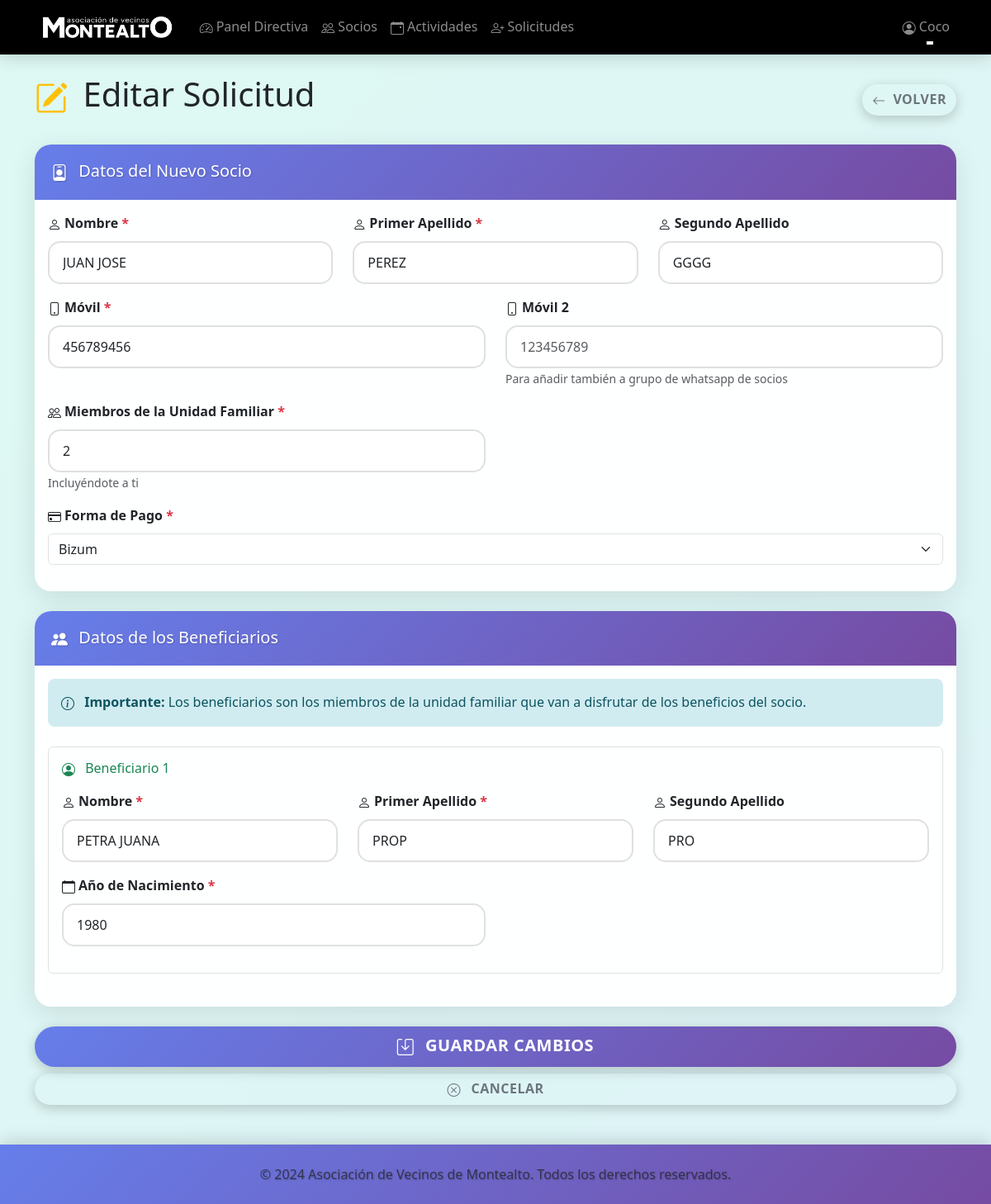
Screenshot of /admin/solicitudes-socios/1/editar (signed in) with the database file from the repository.
### models.py (models this page shows, shortened)
class User(UserMixin, db.Model):
    __tablename__ = 'users'
    id = db.Column(db.Integer, primary_key=True)
    nombre = db.Column(db.String(100), nullable=False)
    nombre_usuario = db.Column(db.String(120), unique=True, nullable=False)
    password_hash = db.Column(db.String(255), nullable=False)
    password_plain = db.Column(db.String(255), nullable=True)  # Contraseña en texto plano (solo para mostrar a admin)
    rol = db.Column(db.String(20), nullable=False)  # 'directiva' o 'socio'
    fecha_alta = db.Column(db.DateTime, nullable=False, default=datetime.utcnow)
    fecha_validez = db.Column(db.DateTime, nullable=False)
    ano_nacimiento = db.Column(db.Integer, nullable=True)  # Año de nacimiento para verificar edad en actividades
    fecha_nacimiento = db.Column(db.Date, nullable=True)  # Fecha completa de nacimiento
    numero_socio = db.Column(db.String(10), unique=True, nullable=True)  # Número de socio (0001, 0002, etc.)
    calle = db.Column(db.String(200), nullable=True)
    numero = db.Column(db.String(20), nullable=True)
    piso = db.Column(db.String(20), nullable=True)  # Opcional
    poblacion = db.Column(db.String(100), nullable=True)
    inscripciones = db.relationship('Inscripcion', backref='usuario', lazy=True, cascade='all, delete-orphan')
    def is_directiva(self):
        return self.rol == 'directiva'

class SolicitudSocio(db.Model):
    __tablename__ = 'solicitudes_socio'
    id = db.Column(db.Integer, primary_key=True)
    nombre = db.Column(db.String(100), nullable=False)
    primer_apellido = db.Column(db.String(100), nullable=False)
    segundo_apellido = db.Column(db.String(100), nullable=False)
    movil = db.Column(db.String(20), nullable=False)
    movil2 = db.Column(db.String(20), nullable=True)  # Segundo móvil para grupo de WhatsApp (opcional)
    fecha_nacimiento = db.Column(db.Date, nullable=True)  # Fecha de nacimiento del socio
    miembros_unidad_familiar = db.Column(db.Integer, nullable=False)
    forma_de_pago = db.Column(db.String(20), nullable=False)  # 'bizum', 'transferencia', 'contado'
    estado = db.Column(db.String(20), nullable=False, default='por_confirmar')  # 'por_confirmar', 'activa', 'rechazada'
    fecha_solicitud = db.Column(db.DateTime, nullable=False, default=datetime.utcnow)
    fecha_confirmacion = db.Column(db.DateTime, nullable=True)
    password_solicitud = db.Column(db.String(255), nullable=True)  # Contraseña temporal hasta confirmación
    token = db.Column(db.String(255), nullable=True, unique=True)  # Token único para acceso seguro a la confirmación
    calle = db.Column(db.String(200), nullable=False)
    numero = db.Column(db.String(20), nullable=False)
    piso = db.Column(db.String(20), nullable=True)  # Opcional
    poblacion = db.Column(db.String(100), nullable=False)
    beneficiarios = db.relationship('BeneficiarioSolicitud', backref='solicitud', lazy=True, cascade='all, delete-orphan')

class BeneficiarioSolicitud(db.Model):
    __tablename__ = 'beneficiarios_solicitud'
    id = db.Column(db.Integer, primary_key=True)
    solicitud_id = db.Column(db.Integer, db.ForeignKey('solicitudes_socio.id'), nullable=False)
    nombre = db.Column(db.String(100), nullable=False)
    primer_apellido = db.Column(db.String(100), nullable=False)
    segundo_apellido = db.Column(db.String(100), nullable=False)
    ano_nacimiento = db.Column(db.Integer, nullable=False)

### blueprints/admin.py (the view, shortened to what this page needs)
@admin_bp.route('/solicitudes-socios/<int:solicitud_id>/editar', methods=['GET', 'POST'])
@login_required
@directiva_required
def editar_solicitud(solicitud_id):
    solicitud = SolicitudSocio.query.get_or_404(solicitud_id)
    if solicitud.estado != 'por_confirmar':
        flash('Solo se pueden editar solicitudes pendientes de confirmación.', 'error')
        return redirect(url_for('admin.ver_solicitud', solicitud_id=solicitud_id))
    beneficiarios = BeneficiarioSolicitud.query.filter_by(solicitud_id=solicitud_id).order_by(BeneficiarioSolicitud.id).all()
    from datetime import datetime as dt
    return render_template('admin/editar_solicitud.html', solicitud=solicitud, beneficiarios=beneficiarios, datetime=dt)

### templates/admin/editar_solicitud.html (shortened to what this page needs)
{% extends "base.html" %}
{% block content %}
<div class="d-flex justify-content-between align-items-center mb-4">
    <h1>
        <i class="bi bi-pencil-square me-2 text-warning"></i>
        Editar Solicitud
    </h1>
    <a href="{{ url_for('admin.ver_solicitud', solicitud_id=solicitud.id) }}" class="btn btn-outline-secondary">
        <i class="bi bi-arrow-left me-1"></i>
        Volver
    </a>
</div>
<form method="POST" id="formEditarSolicitud">
    <div class="card mb-4 border-primary">
        <div class="card-header bg-primary text-white">
            <h5 class="mb-0">
                <i class="bi bi-person-badge me-2"></i>
                Datos del Nuevo Socio
            </h5>
        </div>
        <div class="card-body">
            <div class="row">
                <div class="col-md-4 mb-3">
                    <label for="nombre" class="form-label fw-bold">
                        <i class="bi bi-person me-1"></i>Nombre <span class="text-danger">*</span>
                    </label>
                    <input type="text" class="form-control" id="nombre" name="nombre"
                           value="{{ solicitud.nombre }}" required pattern="[A-Za-zÁÉÍÓÚáéíóúÑñ\s]+"
                           title="Solo letras y espacios">
                </div>
                <div class="col-md-4 mb-3">
                    <label for="primer_apellido" class="form-label fw-bold">
                        <i class="bi bi-person me-1"></i>Primer Apellido <span class="text-danger">*</span>
                    </label>
                    <input type="text" class="form-control" id="primer_apellido" name="primer_apellido"
                           value="{{ solicitud.primer_apellido }}" required pattern="[A-Za-zÁÉÍÓÚáéíóúÑñ\s]+"
                           title="Solo letras y espacios">
                </div>
                <div class="col-md-4 mb-3">
                    <label for="segundo_apellido" class="form-label fw-bold">
                        <i class="bi bi-person me-1"></i>Segundo Apellido
                    </label>
                    <input type="text" class="form-control" id="segundo_apellido" name="segundo_apellido"
                           value="{{ solicitud.segundo_apellido or '' }}" pattern="[A-Za-zÁÉÍÓÚáéíóúÑñ\s]+"
                           title="Solo letras y espacios">
                </div>
            </div>
            <div class="row">
                <div class="col-md-6 mb-3">
                    <label for="movil" class="form-label fw-bold">
                        <i class="bi bi-phone me-1"></i>Móvil <span class="text-danger">*</span>
                    </label>
                    <input type="tel" class="form-control" id="movil" name="movil"
                           value="{{ solicitud.movil }}" required pattern="[0-9]{9}" maxlength="9"
                           title="9 dígitos numéricos" placeholder="123456789">
                </div>
                <div class="col-md-6 mb-3">
                    <label for="movil2" class="form-label fw-bold">
                        <i class="bi bi-phone me-1"></i>Móvil 2
                    </label>
                    <input type="tel" class="form-control" id="movil2" name="movil2"
                           value="{{ solicitud.movil2 or '' }}" pattern="[0-9]{9}" maxlength="9"
                           title="9 dígitos numéricos" placeholder="123456789">
                    <small class="text-muted">Para añadir también a grupo de whatsapp de socios</small>
                </div>
            </div>
            <div class="row">
                <div class="col-md-6 mb-3">
                    <label for="miembros_unidad_familiar" class="form-label fw-bold">
                        <i class="bi bi-people me-1"></i>Miembros de la Unidad Familiar <span class="text-danger">*</span>
                    </label>
                    <input type="number" class="form-control" id="miembros_unidad_familiar"
                           name="miembros_unidad_familiar" value="{{ solicitud.miembros_unidad_familiar }}"
                           required min="1" title="Número positivo" onchange="actualizarBeneficiarios()">
                    <small class="text-muted">Incluyéndote a ti</small>
                </div>
            </div>
            <div class="mb-3">
                <label for="forma_de_pago" class="form-label fw-bold">
                    <i class="bi bi-credit-card me-1"></i>Forma de Pago <span class="text-danger">*</span>
                </label>
                <select class="form-select" id="forma_de_pago" name="forma_de_pago" required>
                    <option value="bizum" {% if solicitud.forma_de_pago == 'bizum' %}selected{% endif %}>Bizum</option>
                </select>
            </div>
        </div>
    </div>
    <div id="beneficiarios-container" class="card mb-4 border-success">
        <div class="card-header bg-success text-white">
            <h5 class="mb-0">
                <i class="bi bi-people-fill me-2"></i>
                Datos de los Beneficiarios
            </h5>
        </div>
        <div class="card-body" id="beneficiarios-body">
            <div class="alert alert-info mb-4" role="alert">
                <i class="bi bi-info-circle me-2"></i>
                <strong>Importante:</strong> Los beneficiarios son los miembros de la unidad familiar que van a disfrutar de los beneficios del socio.
            </div>
            {% for beneficiario in beneficiarios %}
            <div class="beneficiario-item mb-4 p-3 border rounded" data-index="{{ loop.index }}">
                <h6 class="mb-3 text-success">
                    <i class="bi bi-person-circle me-2"></i>
                    Beneficiario {{ loop.index }}
                </h6>
                <div class="row">
                    <div class="col-md-4 mb-3">
                        <label class="form-label fw-bold">
                            <i class="bi bi-person me-1"></i>Nombre <span class="text-danger">*</span>
                        </label>
                        <input type="text" class="form-control beneficiario-nombre"
                               name="beneficiario_nombre_{{ loop.index }}"
                               value="{{ beneficiario.nombre }}" required pattern="[A-Za-zÁÉÍÓÚáéíóúÑñ\s]+"
                               title="Solo letras y espacios">
                    </div>
                    <div class="col-md-4 mb-3">
                        <label class="form-label fw-bold">
                            <i class="bi bi-person me-1"></i>Primer Apellido <span class="text-danger">*</span>
                        </label>
                        <input type="text" class="form-control beneficiario-primer-apellido"
                               name="beneficiario_primer_apellido_{{ loop.index }}"
                               value="{{ beneficiario.primer_apellido }}" required pattern="[A-Za-zÁÉÍÓÚáéíóúÑñ\s]+"
                               title="Solo letras y espacios">
                    </div>
                    <div class="col-md-4 mb-3">
                        <label class="form-label fw-bold">
                            <i class="bi bi-person me-1"></i>Segundo Apellido
                        </label>
                        <input type="text" class="form-control beneficiario-segundo-apellido"
                               name="beneficiario_segundo_apellido_{{ loop.index }}"
                               value="{{ beneficiario.segundo_apellido or '' }}" pattern="[A-Za-zÁÉÍÓÚáéíóúÑñ\s]+"
                               title="Solo letras y espacios">
                    </div>
                </div>
                <div class="row">
                    <div class="col-md-6 mb-3">
                        <label class="form-label fw-bold">
                            <i class="bi bi-calendar me-1"></i>Año de Nacimiento <span class="text-danger">*</span>
                        </label>
                        <input type="number" class="form-control beneficiario-ano"
                               name="beneficiario_ano_{{ loop.index }}"
                               value="{{ beneficiario.ano_nacimiento }}" required min="1900"
                               max="{{ datetime.now().year }}" title="Año válido">
                    </div>
                </div>
            </div>
            {% endfor %}
        </div>
    </div>
    <div class="d-grid gap-2">
        <button type="submit" class="btn btn-primary btn-lg">
            <i class="bi bi-save me-2"></i>
            Guardar Cambios
        </button>
        <a href="{{ url_for('admin.ver_solicitud', solicitud_id=solicitud.id) }}" class="btn btn-outline-secondary">
            <i class="bi bi-x-circle me-2"></i>
            Cancelar
        </a>
    </div>
</form>
{% endblock %}

### templates/base.html (shortened to what this page needs)
<!DOCTYPE html>
<html lang="es">
<head>
    <link href="https://cdn.jsdelivr.net/npm/bootstrap@5.3.0/dist/css/bootstrap.min.css" rel="stylesheet">
    <link rel="stylesheet" href="https://cdn.jsdelivr.net/npm/bootstrap-icons@1.10.0/font/bootstrap-icons.css">
    <link rel="stylesheet" href="{{ url_for('static', filename='css/style.css') }}">
</head>
<body>
    <nav class="navbar navbar-expand-lg navbar-dark">
        <div class="container">
            <a class="navbar-brand" href="{{ url_for('index') }}">
                <img src="{{ url_for('static', filename='logo.jpg') }}" alt="AV Montealto" style="height: 40px; width: auto;">
            </a>
            <div class="collapse navbar-collapse" id="navbarNav">
                {% if current_user.is_authenticated %}
                <ul class="navbar-nav me-auto">
                    {% if current_user.is_directiva() %}
                        <li class="nav-item">
                            <a class="nav-link" href="{{ url_for('admin.dashboard') }}">
                                <i class="bi bi-speedometer2 me-1"></i>Panel Directiva
                            </a>
                        </li>
                        <li class="nav-item">
                            <a class="nav-link" href="{{ url_for('admin.gestion_socios') }}">
                                <i class="bi bi-people me-1"></i>Socios
                            </a>
                        </li>
                        <li class="nav-item">
                            <a class="nav-link" href="{{ url_for('admin.gestion_actividades') }}">
                                <i class="bi bi-calendar-event me-1"></i>Actividades
                            </a>
                        </li>
                        <li class="nav-item">
                            <a class="nav-link" href="{{ url_for('admin.solicitudes_socios') }}">
                                <i class="bi bi-person-plus me-1"></i>Solicitudes
                            </a>
                        </li>
                    {% endif %}
                </ul>
                <ul class="navbar-nav">
                    <li class="nav-item dropdown">
                        <a class="nav-link dropdown-toggle" href="#" role="button" data-bs-toggle="dropdown">
                            <i class="bi bi-person-circle me-1"></i>{{ current_user.nombre }}
                        </a>
                    </li>
                </ul>
                {% endif %}
            </div>
        </div>
    </nav>
    <main class="container mt-4">
        {% block content %}{% endblock %}
    </main>
    <footer class="mt-5 py-4">
        <div class="container text-center">
            <p class="text-muted mb-0">&copy; 2024 Asociación de Vecinos de Montealto. Todos los derechos reservados.</p>
        </div>
    </footer>
</body>
</html>

### rows the page displays
User: nombre "Coco"
SolicitudSocio: nombre "JUAN JOSE", primer_apellido "PEREZ", segundo_apellido "GGGG", movil "456789456", miembros_unidad_familiar "2", forma_de_pago "Bizum"
BeneficiarioSolicitud: beneficiario_nombre_1 "PETRA JUANA", primer_apellido "PROP", segundo_apellido "PRO", ano_nacimiento "1980"
